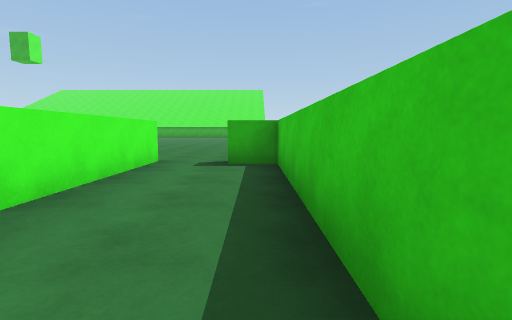
[1] (above)

24 first-person views from a walk through a scene from a Unity 3-D project. The camera is 1.2 m above the floor, tilts 6° down and sees 85° across. The floor is counted in squares, 2 m on a side. Each view is taken from the middle of a square. On the plan, view 1 faces up. The plan holds only what a view shows up to about 9 squares ahead; the rest is blank. The place goes on beyond the plan. The player character is not drawn.

[2]
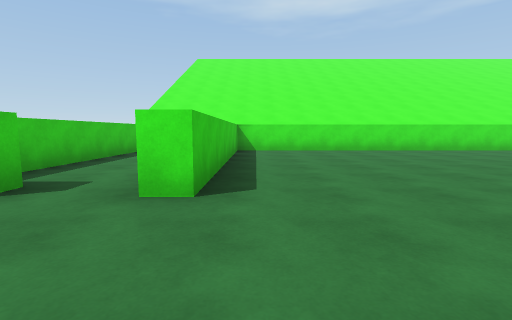

[3]
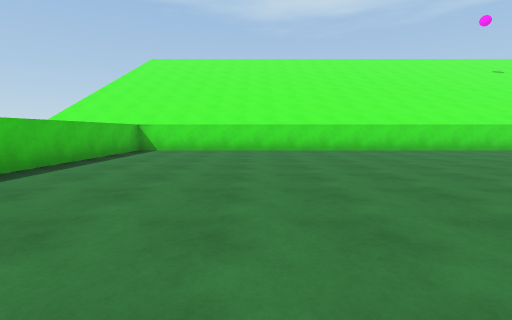

[4]
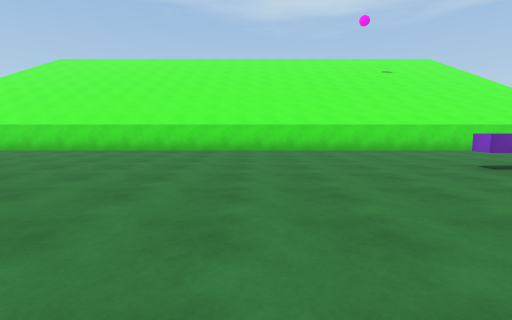

[5]
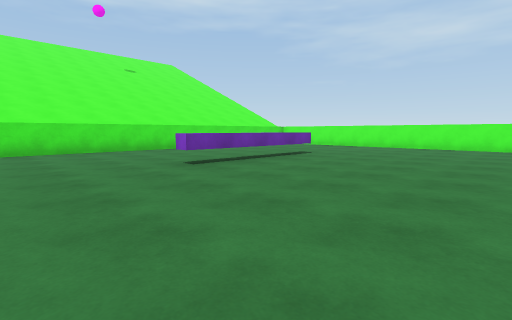

[6]
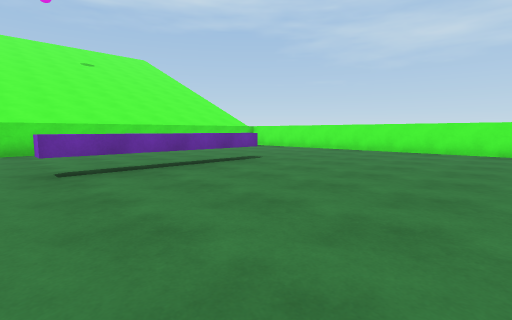

[7]
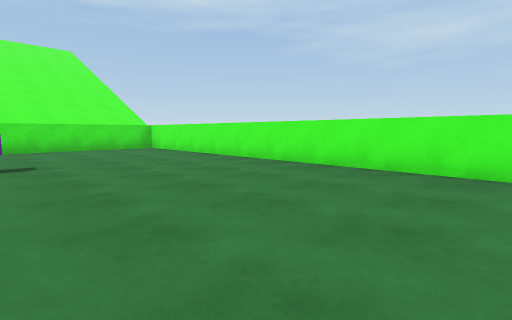

[8]
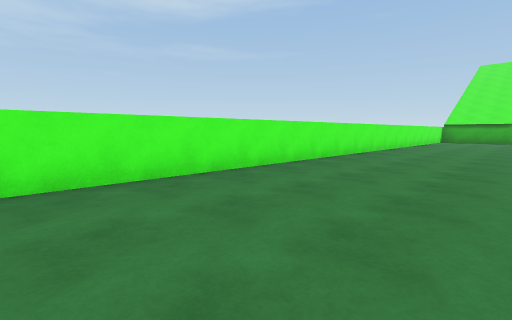

[9]
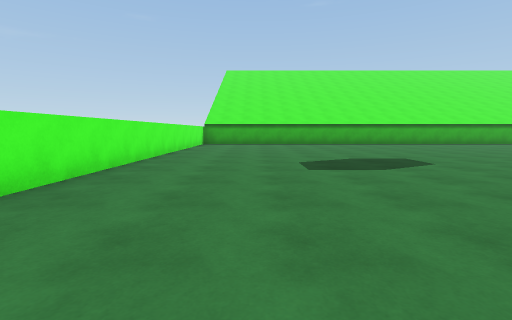

[10]
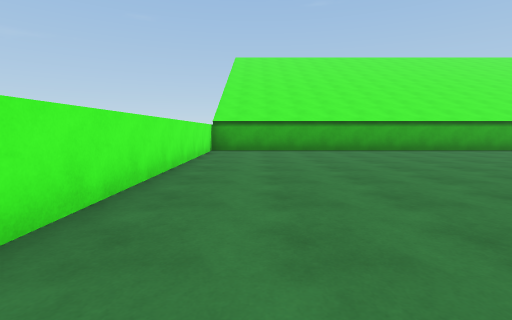

[11]
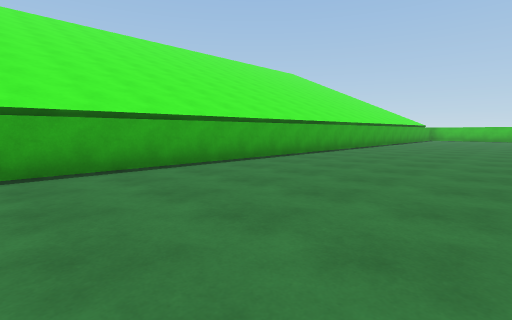

[12]
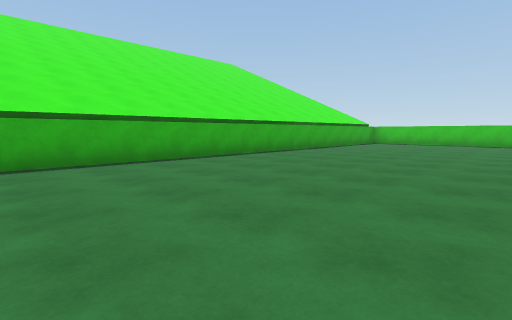

[13]
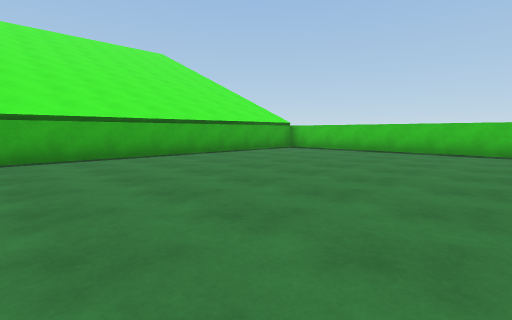

[14]
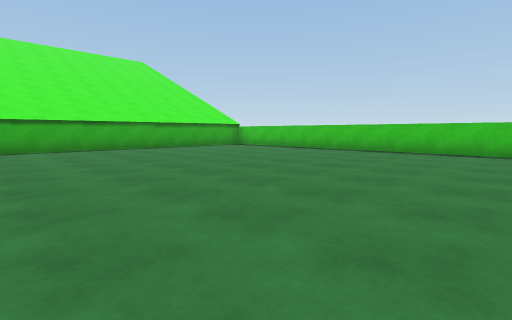

[15]
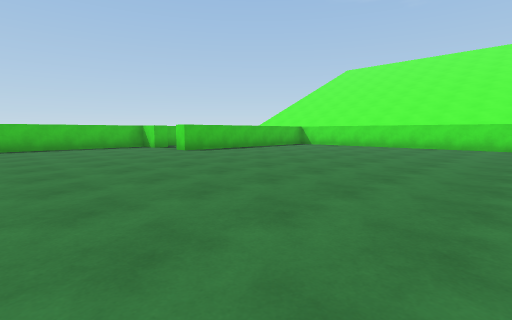

[16]
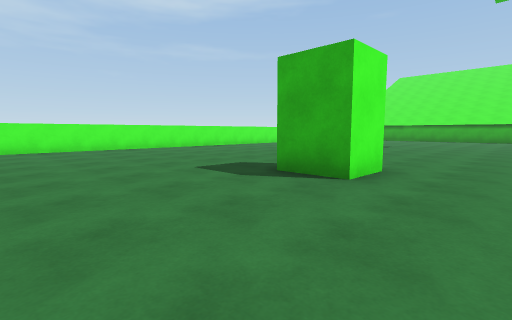

[17]
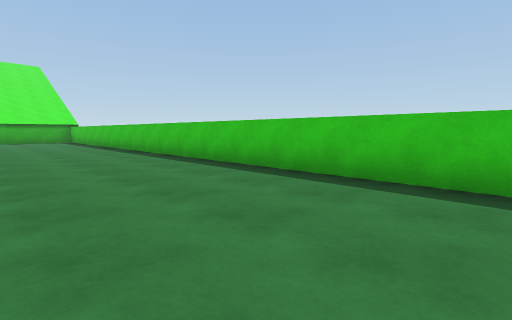

[18]
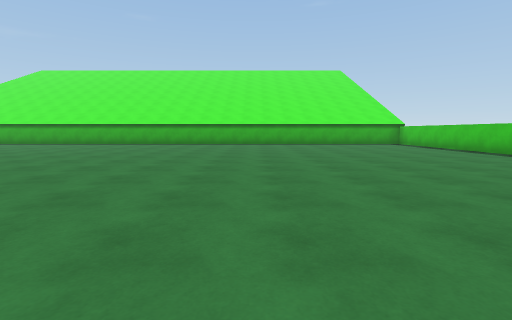

[19]
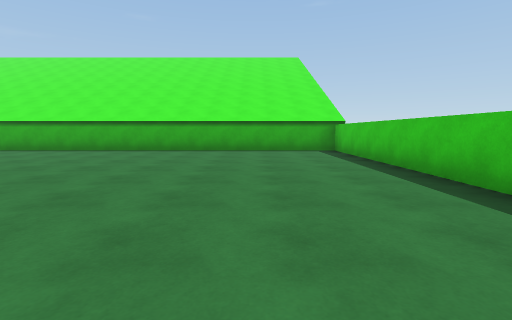

[20]
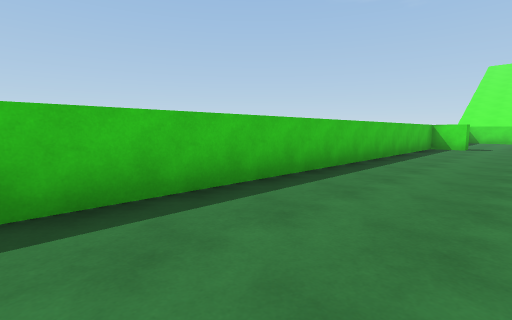

[21]
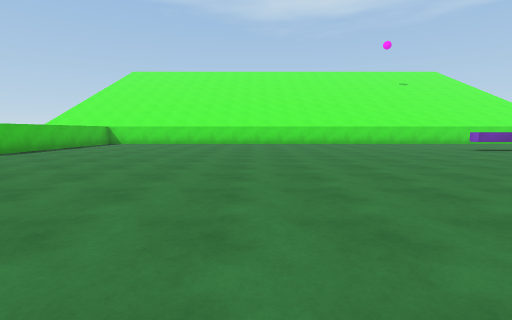

[22]
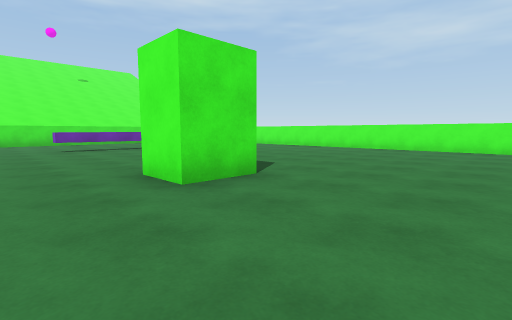

[23]
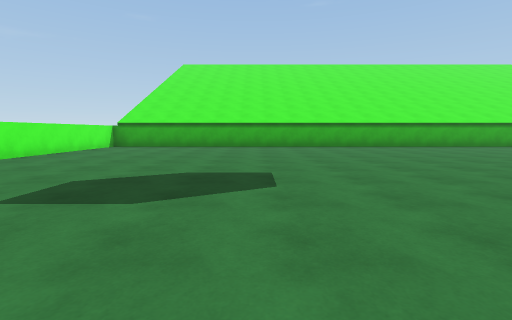

[24]
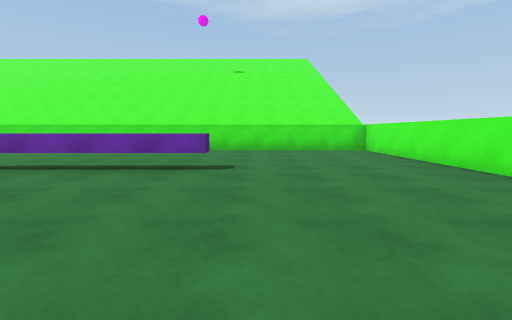

### Floor plan
Points are (right, up) in squares from view 1. A wall is a line through its corners. A room is listed if a view was taken in it or the views show most of it. See-through windows are left out.
Room 1 (view 1)
walls: (0.4, 0) (0.4, 5.1) (-0.5, 5.1) (-0.5, 5.5); (-1.9, 5.5) (-1.9, 2)
ways out: opening at (-1, 6) to room 2
Room 2 (views 2, 3, 4, 5, 6, 7, 8, 9, 10, 11, 12, 13, 14, 15, 16, 17, 18, 19, 20, 21, 22, 23, 24)
walls: (-0.5, 5.5) (0.4, 5.5) (0.4, 23.5) (-23.3, 23.5) (-23.3, -0.5) (-2.4, -0.5) (-2.4, 5.5) (-1.9, 5.5); (0.9, 23.9) (-23.4, 23.9)
ways out: opening at (-1, 6) to room 1
objects: other object (-16, 10)

Positions as (right, up) in squares from view 1, and headings:
1: (0, 0), facing up
2: (-3, 8), facing down
3: (-6, 8), facing down
4: (-12, 8), facing down
5: (-13, 8), facing down-left
6: (-15, 8), facing down-left
7: (-19, 9), facing down-left
8: (-20, 7), facing up-left
9: (-21, 11), facing up
10: (-22, 15), facing up
11: (-19, 19), facing up-right
12: (-13, 18), facing up-right
13: (-8, 17), facing up-right
14: (-8, 14), facing up-right
15: (-10, 10), facing down-right
16: (-14, 6), facing up-left
17: (-3, 7), facing up-right
18: (-6, 11), facing up
19: (-2, 15), facing up
20: (-2, 16), facing down-right
21: (-9, 12), facing down
22: (-14, 13), facing down-left
23: (-18, 13), facing up
24: (-20, 8), facing down
